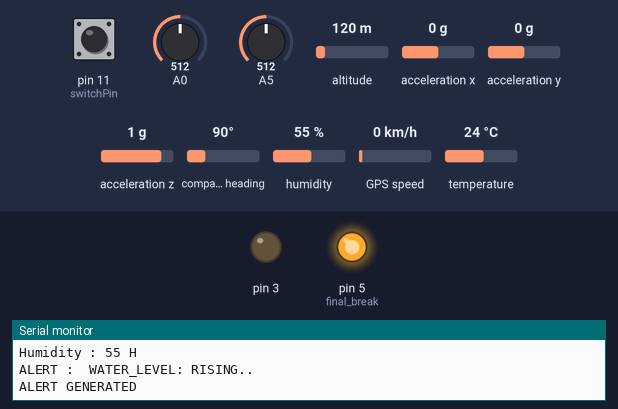
Simulated run of this sketch. Board: Arduino Uno, built with avr-gcc and run on an emulated ATmega328P. On the bench: output pins drawn as LEDs (lit = HIGH), the last lines printed to the serial monitor. The inputs (shaded band) are chosen by the test bench; at power-on: acceleration z 1 g, temperature 24 °C, pin 11 (switchPin) LOW, A0 = 512, A5 = 512, altitude 120 m, acceleration x 0 g, acceleration y 0 g, compass heading 90°, humidity 55 %, GPS speed 0 km/h. The GPS gets a fix after 3 s at 37.7749, -122.4194 with 8 satellites.

Above: at 1.2 s.
1.3 s: acceleration z set to -0.8 g
7.2 s: acceleration z set to -1.1 g
At 10.1 s:
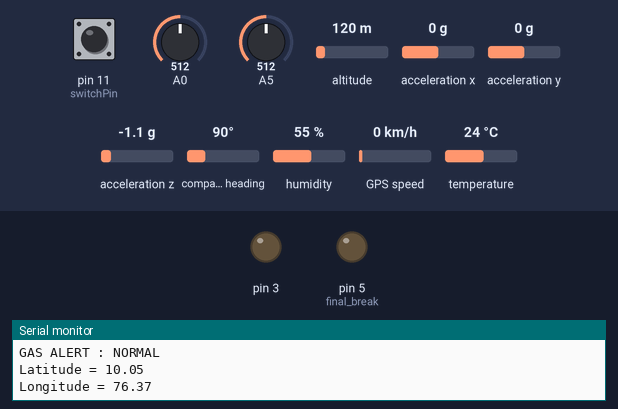
At 15.1 s:
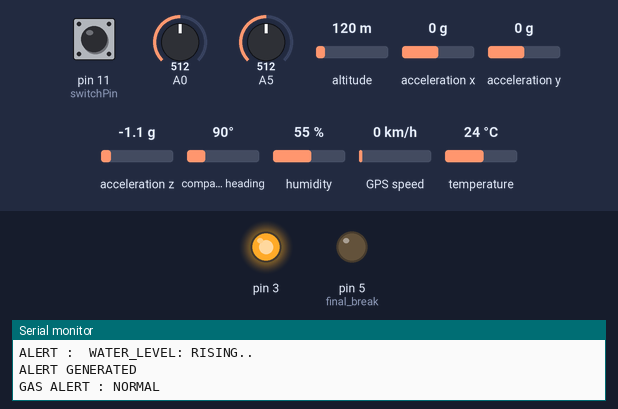
16.5 s: temperature set to 39 °C
21.2 s: temperature set to 42 °C
At 27.7 s:
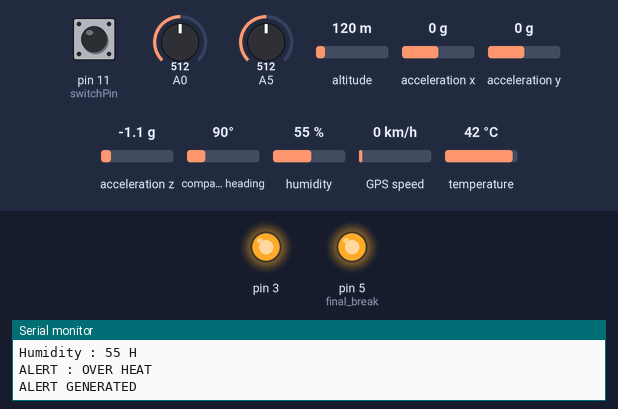
Timing chart, 0 to 35.3 s (numbered marks = the images above; inputs shaded):
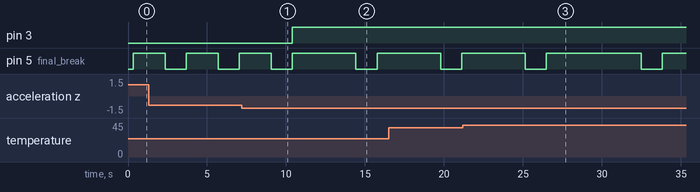

Measured:
- the behaviour switches between -0.9 and -1 g on acceleration z (found by bisection; images 0 and 1)
- the behaviour switches between 40 and 41 °C on temperature (found by bisection; images 2 and 3)
- after the input at 7.2 s, pin 3: LOW → HIGH after 3.2 s; pin 5 (final_break): HIGH → LOW after 7.2 s, → HIGH 1.3 s later
- after the input at 21.2 s, pin 5 (final_break): HIGH → LOW after 11.3 s, → HIGH 1.3 s later
- by itself, pin 5 (final_break): alternates HIGH for 2.0 s and LOW for 1.3 s

The sketch:

FINAL.ino
```cpp
/* pinout
 *  GPS
 *  VCC - 5V
 *  RX - TX(DIG 9)
 *  TX- RX (DIG 8)
 *  GND - GND
 *
 *
 *  DHT- ARD
 *  S - DIG 10
 *  MIDDLE - 5V
 *  R_SIDE - GND
 *
 *  ADXL- ARD
 *  VCC - 3.3V
 *  GND - GND
 *  SCL- SCL
 *  SDA- SDA
 *
 *  FLAME - ARD
 *  AO - A0
 *  + - 3.3V
 *  G - GND
 *
 *  WATER_LVL - ARD
 *  ONE PIN - 3.3V
 *  ANOTHER PIN - 11 DIG
 *
 *  GAS SENSOR - ARD
 *  A0 - ANALOG 1(A5)
 *  GND- GND
 *  VCC - 3.3V
 *
 *
 *  INITIAL RELAY
 *  IN-DIG 5
 *  VCC-5V
 *  GND - GND
 *
 *  FINAL_RELAY
 *  IN - DIG 3
 *  VCC- 5V
 *  GND - GND
 */


#include <SimpleDHT.h>
#include <LiquidCrystal.h>
#include <SoftwareSerial.h>
#include <TinyGPS++.h>
#include <Wire.h>
#include <SparkFun_ADXL345.h>         // SparkFun ADXL345 Library
float latt = 10.053,lonn = 76.37; // create variable for latitude and longitude object
SoftwareSerial gpsSerial(8,9);//rx,tx
ADXL345 adxl = ADXL345();
int pinDHT11 = 10;
const int sensorMin = 0;     // sensor minimum
const int sensorMax = 1024;
const byte switchPin = 11;
const byte initial_break = 4;
const byte final_break = 5;

SimpleDHT11 dht11(pinDHT11);
TinyGPSPlus gps;
//SoftwareSerial gpsSerial(8,9);//rx,tx

void setup() {
  Serial.begin(9600);
  gpsSerial.begin(9600);
  const byte switchPin = 11;// Start the serial terminal
  adxl.powerOn();
  adxl.setRangeSetting(2);
  adxl.setSpiBit(0);
  pinMode (switchPin, INPUT);
  pinMode (initial_break, INPUT);
  pinMode (final_break, INPUT);
  Serial.println();
  pinMode(5, OUTPUT);
  pinMode(3, OUTPUT);
  digitalWrite(3,LOW);
  digitalWrite(5,LOW);

}

void loop() {
  byte temperature = 0;
  byte humidity = 0;
  int x,y,z;
  adxl.readAccel(&x, &y, &z);
  gps.encode(Serial.read());
  Serial.print("Latitude = ");
  Serial.println(latt);
  Serial.print("Longitude = ");
  Serial.println(lonn);
  delay(300);
  int err = SimpleDHTErrSuccess;
  if ((err = dht11.read(&temperature, &humidity, NULL)) != SimpleDHTErrSuccess) {
    Serial.print("Read DHT11 failed, err=");
    Serial.println(err);
    delay(1000);
  }
  Serial.print("Temperature : ");
  Serial.print((int)temperature);
  Serial.println(" *C, ");
  Serial.print("Humidity : ");
  Serial.print((int)humidity);
  Serial.println(" H");
  if(temperature > 40)
  {
    Serial.println("ALERT : OVER HEAT");
    digitalWrite(5,HIGH);
    Serial.println("ALERT GENERATED");
    delay(2000);
    digitalWrite(5,LOW);
  }
  if(z<-248)
  {
    Serial.println("ALERT :     EARTHQUAKE DETECTED");
    digitalWrite(3,HIGH);
     digitalWrite(5,HIGH);
    Serial.println("ALERT GENERATED");
    delay(2000);
    digitalWrite(5,LOW);
  }

  if (digitalRead (switchPin) == HIGH)
     {
 //    Serial.println ("WATER_LEVEL:NORMAL");
 //    delay (1000);
     }
  else
  {
    Serial.println("ALERT :  WATER_LEVEL: RISING.. ");
    digitalWrite(5,HIGH);
    Serial.println("ALERT GENERATED");
    delay(2000);
    digitalWrite(5,LOW);
  }

    int gasReading = analogRead(A5);
      if(gasReading>43)
      {
        Serial.println("GAS ALERT : NORMAL");
      }
    int flameReading = analogRead(A0);
      if(flameReading<35)
      {
        Serial.println("ALERT :  FIRE DETECTED");
        digitalWrite(5,HIGH);
        Serial.println("ALERT GENERATED");
        delay(2000);
        digitalWrite(5,LOW);
      }
      Serial.println("");


delay(1000);

}
```
